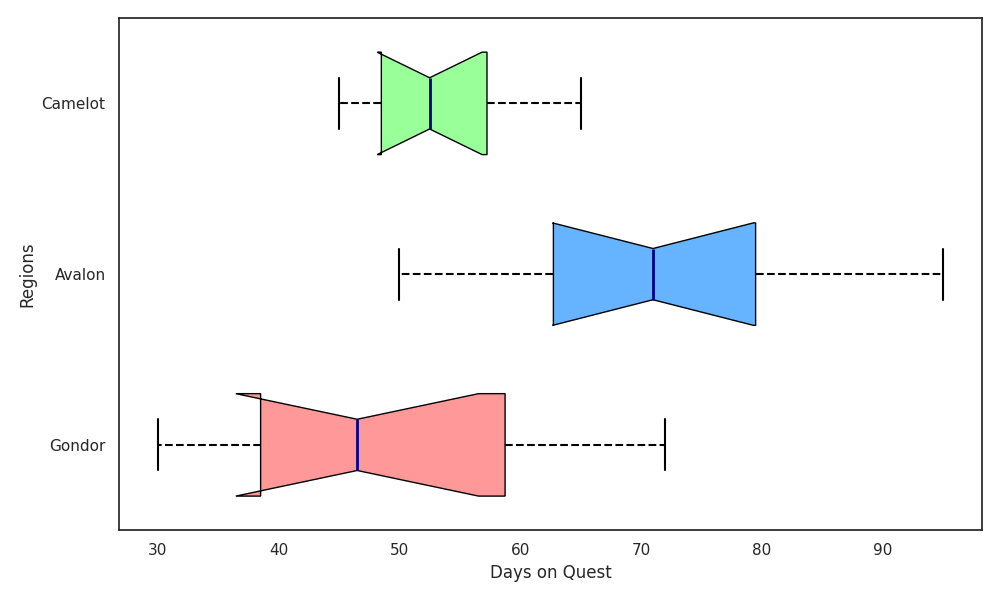

This figure's Python source:
import matplotlib.pyplot as plt

avalon = [30, 45, 40, 38, 60, 72, 55, 48, 63, 35]
camelot = [50, 65, 62, 58, 80, 95, 82, 75, 78, 67]
gondor = [45, 50, 55, 52, 48, 65, 60, 58, 53, 47]

data = [avalon, camelot, gondor]
kingdoms = ['Gondor', 'Avalon', 'Camelot']

fig, ax = plt.subplots(figsize=(10, 6))

bp = ax.boxplot(data, patch_artist=True, notch=True, vert=False, labels=kingdoms, widths=0.6)

new_colors = ['#ff9999', '#66b3ff', '#99ff99']
for patch, color in zip(bp['boxes'], new_colors):
    patch.set_facecolor(color)

for whisker in bp['whiskers']:
    whisker.set(color='black', linewidth=1.5, linestyle="--")
for cap in bp['caps']:
    cap.set(color='black', linewidth=1.5)
for median in bp['medians']:
    median.set(color='darkblue', linewidth=2)

# Remove the grid
# ax.xaxis.grid(True, linestyle='--', alpha=0.7)

ax.set_xlabel('Days on Quest', fontsize=12)
ax.set_ylabel('Regions', fontsize=12)

# Remove the title
# ax.set_title('Duration of Quests in the Middle Ages\nPer Kingdom', fontsize=14)

plt.tight_layout()
plt.show()
